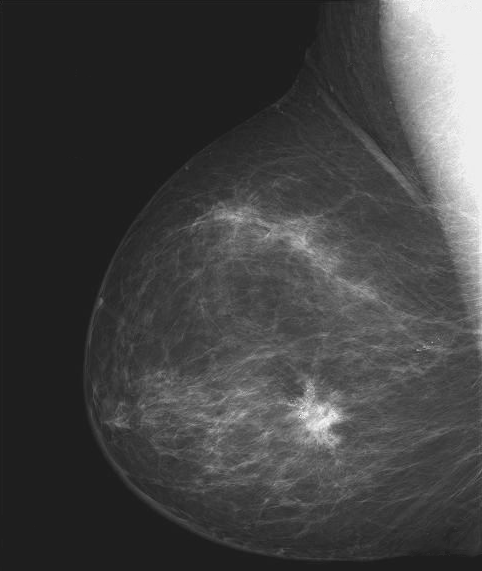
#> input picture Chapter3/img/Fig0304(a)(breast_digital_Xray).tif, 482 x 571 px
$ jupyter execute --allow-errors test.ipynb
#> lines starting #> are read from the running program, lines starting #| are printed output that depends on the picture; after the words box and inside, x2 and y2 are one past the last pixel; in counts of white or black regions, pixels touching at a corner belong together
[cell 1]
import cv2
import numpy as np
import math
import matplotlib.pyplot as plt

[cell 2]
# [6 lines left out: function img_norm, not called in this run]

[cell 3]
def img_trans_reverse(img):
    return 255 - img

[cell 4]
def rgbtransgray(img):
    height, width, channels = img.shape
    img_gray = np.zeros((height, width))
    img_gray = np.round(img[:, :, 0] / 3 + img[:, :, 1] / 3 + img[:, :, 2] / 3)
    return np.clip(img_gray, 0, 255).astype('uint8')

[cell 5]
def img_trans_log(img, c):
    height, width, channels = img.shape
    img_log = np.zeros((height, width))
    img_log = c * np.log10(1 + img)
    return np.clip(np.round(img_log), 0, 255).astype('uint8')

[cell 6]
def img_trans_gamma(img, c, gamma):
    height, width, channels = img.shape
    gamma_img = np.zeros((height, width, channels))
    gamma_img = c * (img ** gamma)
    min_val = gamma_img.min()
    max_val = gamma_img.max()
    gamma_img = (gamma_img - min_val) / (max_val - min_val) * 255
    return np.clip(np.round(gamma_img), 0, 255).astype('uint8')

[cell 7]
img = cv2.imread('../img/Fig0304(a)(breast_digital_Xray).tif')
#> img is the input picture: shape (571, 482, 3); min 21, max 255, mean 66.7
img1 = cv2.imread('../img/Fig0305(a)(DFT_no_log).tif')
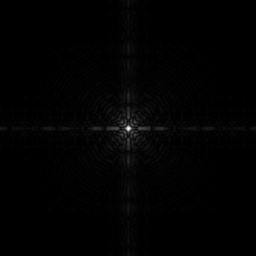
#> input picture Chapter3/img/Fig0305(a)(DFT_no_log).tif, 256 x 256 px
#> img1 is the input picture: shape (256, 256, 3); min 0, max 255, mean 2.1
grey_img = rgbtransgray(img)
reversed_img = img_trans_reverse(grey_img)
log_img = img_trans_log(img1, 1)
#> in img_trans_log, `img_log = c * np.log10(1 + img)`: img_log: shape (256, 256, 3) float16; 0% of the values are NaN or infinite; the others: min 0, max 2.36, mean 0.243

[cell 8]
cv2.imshow("img", img)
cv2.imshow("grey_img", grey_img)
cv2.imshow("reversed_img", reversed_img)
cv2.imshow("log_img", log_img)
cv2.waitKey(0)
cv2.destroyAllWindows()

[cell 9]
img2 = cv2.imread('../img/Fig0308(a)(fractured_spine).tif')
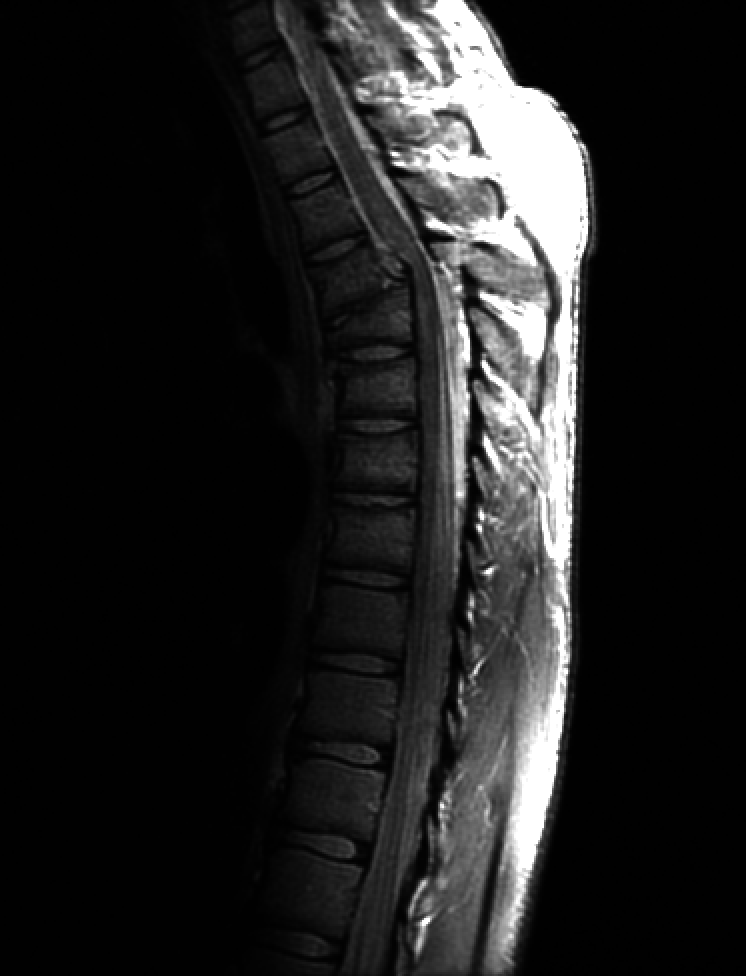
#> input picture Origin-Images-of-Digital-Image-Process-master/Digital_Image_Processing_3rd/DIP3E_Original_Images_CH03/Fig0308(a)(fractured_spine).tif, 746 x 976 px, found by its file name
#> img2 is the input picture: shape (976, 746, 3); min 0, max 255, mean 32.6
gamma_img_1 = img_trans_gamma(img2, 1, 0.6)
#> in img_trans_gamma, `min_val = gamma_img.min()`: min_val = 0
#> in img_trans_gamma, `max_val = gamma_img.max()`: max_val = 27.79
gamma_img_2 = img_trans_gamma(img2, 1, 0.4)
gamma_img_3 = img_trans_gamma(img2, 1, 0.3)
img3 = cv2.imread('../img/Fig0309(a)(washed_out_aerial_image).tif')
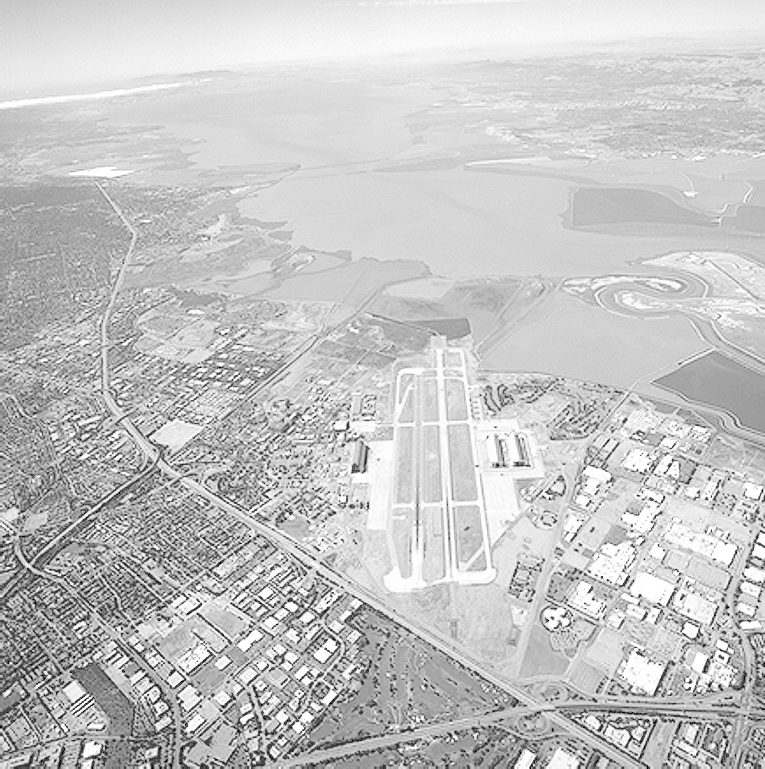
#> input picture Chapter3/img/Fig0309(a)(washed_out_aerial_image).tif, 765 x 769 px
#> img3 is the input picture: shape (769, 765, 3); min 0, max 255, mean 197.1
gamma_img_4 = img_trans_gamma(img3, 1, 3.0)
gamma_img_5 = img_trans_gamma(img3, 1, 4.0)
gamma_img_6 = img_trans_gamma(img3, 1, 5.0)
#> in img_trans_gamma (call 6), `gamma_img = c * (img ** gamma)`:
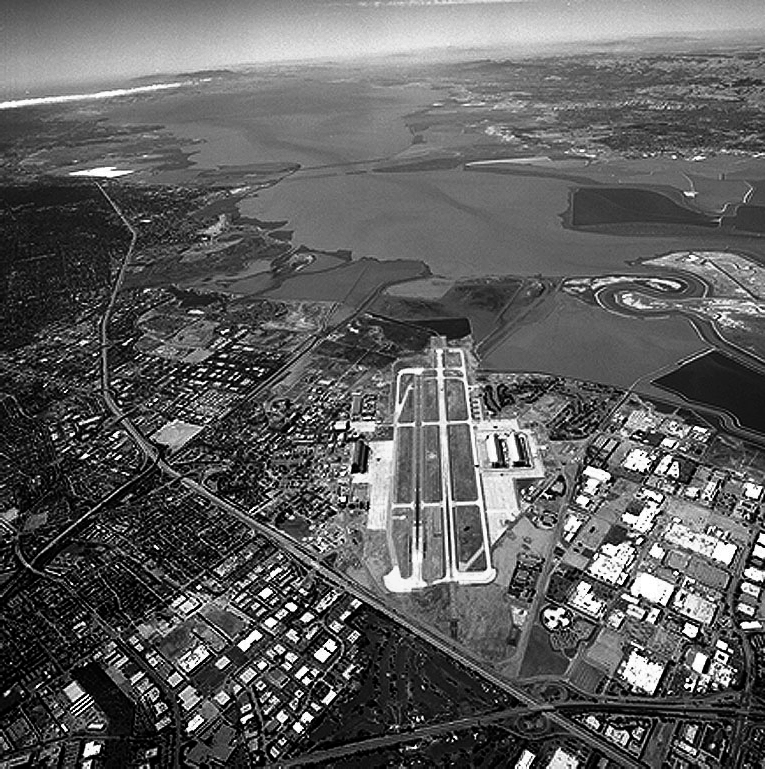
#> gamma_img: shape (769, 765, 3) float64; min 0, max 1.08e+12, mean 4e+11; drawn with min black and max white
#> in img_trans_gamma (call 6), `max_val = gamma_img.max()`: max_val = 1.08e+12

[cell 10]
cv2.imshow("img2", img2)
cv2.imshow("gamma_img_1", gamma_img_1)
cv2.imshow("gamma_img_2", gamma_img_2)
cv2.imshow("gamma_img_3", gamma_img_3)
cv2.waitKey(0)
cv2.destroyAllWindows()

[cell 11]
cv2.imshow("img3", img3)
cv2.imshow("gamma_img_4", gamma_img_4)
cv2.imshow("gamma_img_5", gamma_img_5)
cv2.imshow("gamma_img_6", gamma_img_6)
cv2.waitKey(0)
cv2.destroyAllWindows()

[cell 12]
def img_trans_strech(img, r1, s1, r2, s2):
    height, width, channels = img.shape
    strech_img = np.zeros((height, width, channels))
    mask1 = img < r1
    mask2 = (img >= r1) & (img <= r2)
    mask3 = img > r2
    strech_img[mask1] = img[mask1].astype('float64') * s1 / r1
    strech_img[mask2] = (img[mask2].astype('float64') - r1) * (s2 - s1) / (r2 - r1) + s1
    strech_img[mask3] = (img[mask3].astype('float64') - r2) * (255 - s2) / (255 - r2) + s2
    return np.clip(np.round(strech_img), 0, 255).astype('uint8')

[cell 13]
img4 = cv2.imread('../img/Fig0310(b)(washed_out_pollen_image).tif')
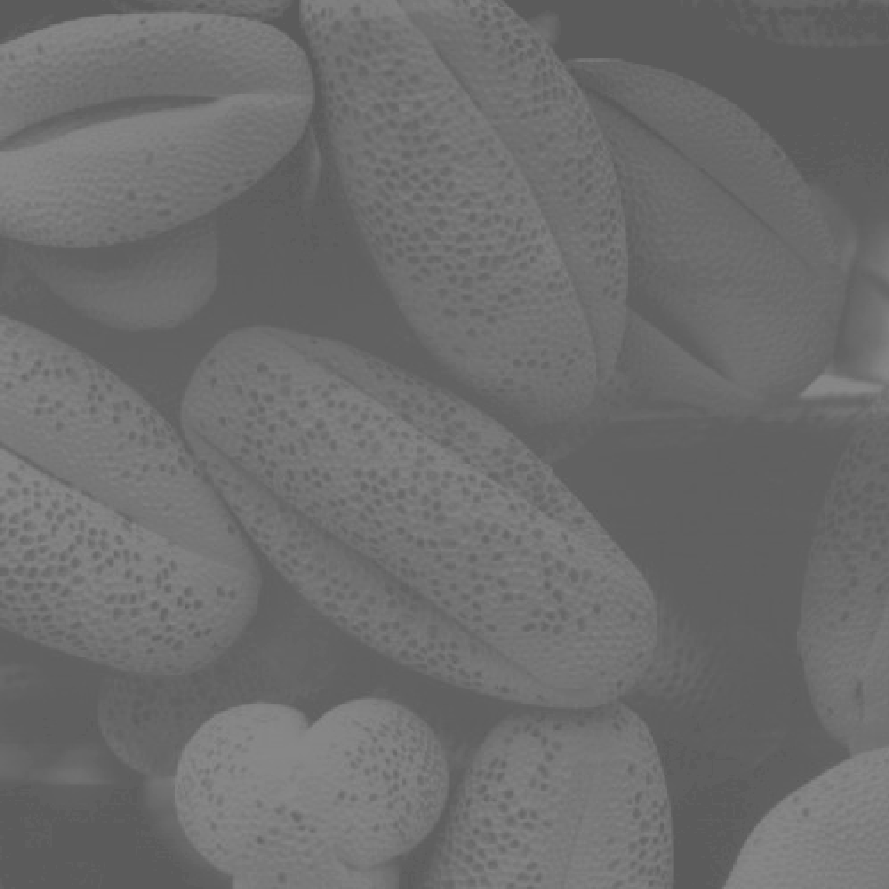
#> input picture Chapter3/img/Fig0310(b)(washed_out_pollen_image).tif, 889 x 889 px
#> img4 is the input picture: shape (889, 889, 3); min 91, max 138, mean 109.1
strech_img_1 = img_trans_strech(img4, img4.min(), 0, img4.max(), 255)
#> in img_trans_strech, `mask1 = img < r1`: mask1: shape (889, 889, 3) bool; every value is 0
#> in img_trans_strech, `mask2 = (img >= r1) & (img <= r2)`: mask2: shape (889, 889, 3) bool; every value is 1
#> in img_trans_strech, `strech_img[mask1] = img[mask1].astype('float64') * s1 / r1`: strech_img: shape (889, 889, 3) float64; every value is 0
strech_img_2 = img_trans_strech(img4, np.mean(img4), 0, np.mean(img4), 255)
#> call 2 of img_trans_strech, with r1 = 109.1, s1 = 0, r2 = 109.1, s2 = 255
#> in img_trans_strech (call 2), `mask1 = img < r1`:
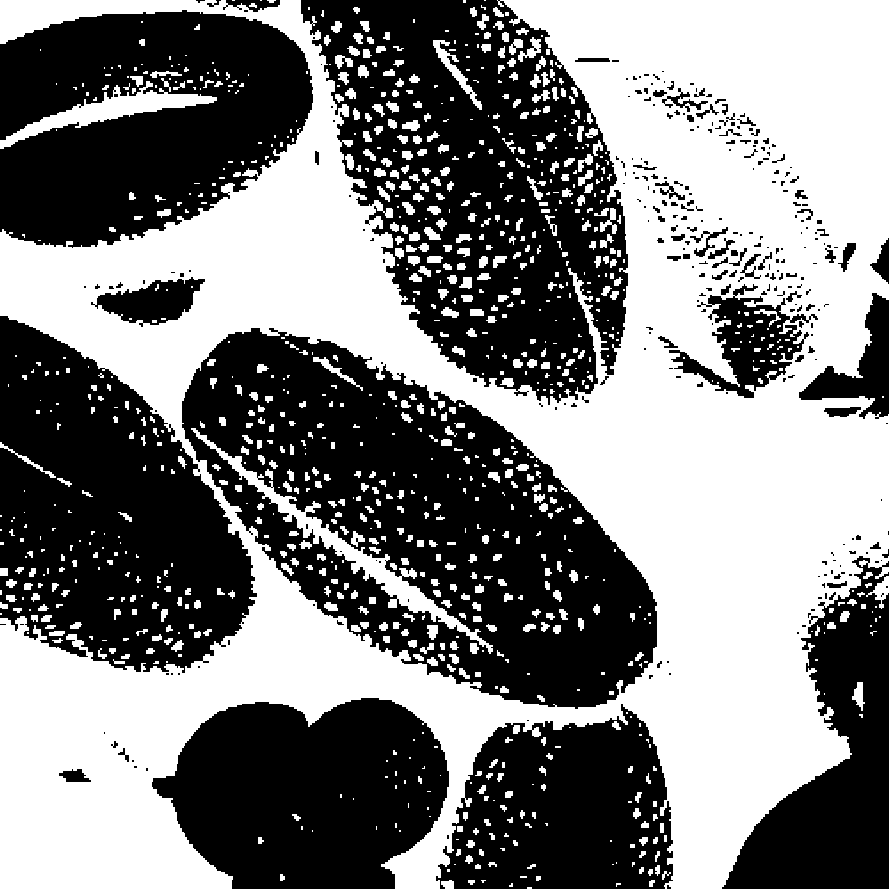
#> mask1: shape (889, 889, 3) bool; 49.5% white; 1035 white regions (463 under 20 px), largest, box (x1, y1, x2, y2) and area: (0, 0, 889, 889) 350866, (191, 428, 493, 654) 5032, (0, 81, 217, 149) 3471

[cell 14]
cv2.imshow("img4", img4)
cv2.imshow("strech_img_1", strech_img_1)
cv2.imshow("strech_img_2", strech_img_2)
cv2.waitKey(0)
cv2.destroyAllWindows()

[cell 15]
def img_trans_greylevel(img, l, r, val, type=0):
    height, width, channels = img.shape
    new_img = np.zeros((height, width, channels))
    new_img[(img >= l) & (img <= r)] = val
    if type == 1:
        new_img[(img < l) | (img > r)] = img[(img < l) | (img > r)]
    return new_img.astype('uint8')

[cell 16]
img5 = cv2.imread('../img/Fig0312(a)(kidney).tif')
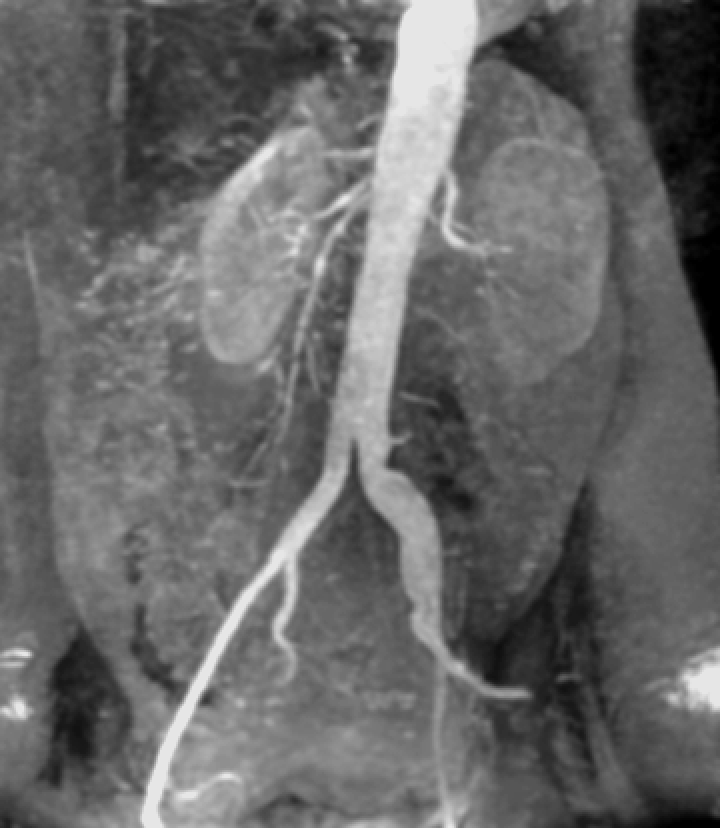
#> input picture Chapter3/img/Fig0312(a)(kidney).tif, 720 x 828 px
#> img5 is the input picture: shape (828, 720, 3); min 0, max 230, mean 103.5
greylevel_img_1 = img_trans_greylevel(img5, 150, 255, 255, 0)
#> greylevel_img_1: shape (828, 720, 3); 12.1% white; 54 white regions (18 under 20 px), largest, box (x1, y1, x2, y2) and area: (128, 0, 492, 828) 65540, (678, 648, 720, 712) 1892, (424, 772, 468, 828) 1016
greylevel_img_2 = img_trans_greylevel(img5, 65, 150, 0, 1)
#> call 2 of img_trans_greylevel, with l = 65, r = 150, val = 0, type = 1
#> in img_trans_greylevel (call 2), `new_img[(img < l) | (img > r)] = img[(img < l) | (img > r)]`:
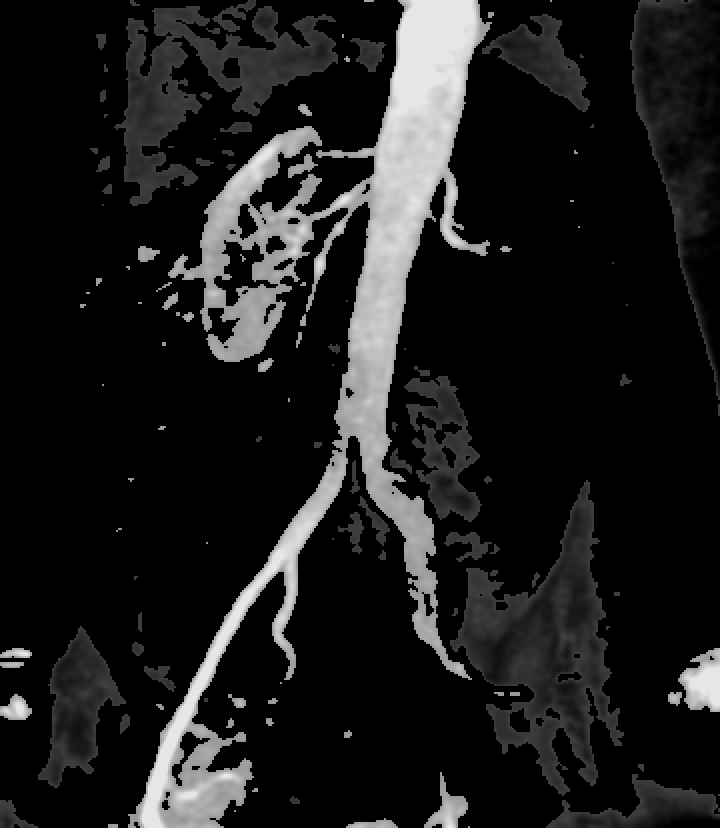
#> new_img: shape (828, 720, 3) float64; min 0, max 230, mean 28.4

[cell 17]
cv2.imshow("img5", img5)
cv2.imshow("greylevel_img_1", greylevel_img_1)
cv2.imshow("greylevel_img_2", greylevel_img_2)
cv2.waitKey(0)
cv2.destroyAllWindows()

[cell 18]
def img_trans_bitplane(img):
    planes = []
    for i in range(8):
        plane = img % 2
        plane[plane > 0] = 255
        img = img >> 1
        planes.append(plane)
    return planes

[cell 19]
img6 = cv2.imread('../img/Fig0314(a)(100-dollars).tif')
#> (the rest of this cell did not finish here and is left out)

[cell 20]
cv2.imshow("img6", img6)
#> (the rest of this cell did not finish here and is left out)

#> (a cell that did not finish here is left out)

[cell 22]
# [7 lines left out: function hist_equal, not called in this run]

[cell 23]
# [35 lines left out: function hist_adaptive_equal, not called in this run]

[cell 24]
img7 = cv2.imread('../img/Fig0327(a)(tungsten_original).tif')
#> (the rest of this cell did not finish here and is left out)

[cell 25]
cv2.imshow("img7", img7)
#> (the rest of this cell did not finish here and is left out)

[cell 26]
plt.figure(figsize=(60, 20))
plt.subplot(1, 3, 1)
#> (the rest of this cell did not finish here and is left out)

[cell 27]
def average_filter(img, kernel_size):
    height, width, channels = img.shape
    padding = int((kernel_size - 1) / 2)
    new_img = np.zeros((height, width, channels))
    pad_img = np.zeros((height + 2 * padding, width + 2 * padding, channels))
    pad_img[padding: padding + height, padding: padding + width, :] = img
    filter = np.ones((kernel_size, kernel_size)) / (kernel_size ** 2)
    for i in range(height):
        for j in range(width):
            for k in range(channels):
                new_img[i, j, k] = np.sum(filter * pad_img[i: i + kernel_size, j: j + kernel_size, k])
    return np.clip(np.round(new_img), 0, 255).astype('uint8')

[cell 28]
img8 = cv2.imread('../img/Fig0333(a)(test_pattern_blurring_orig).tif')
#> (the rest of this cell did not finish here and is left out)

[cell 29]
cv2.imshow("img8", img8)
#> (the rest of this cell did not finish here and is left out)

[cell 30]
def median_filter(img, kernel_size):
    height, width, channels = img.shape
    padding = int((kernel_size - 1) / 2)
    new_img = np.zeros((height, width, channels))
    pad_img = np.zeros((height + 2 * padding, width + 2 * padding, channels))
    pad_img[padding: padding + height, padding: padding + width, :] = img
    for i in range(height):
        for j in range(width):
            for k in range(channels):
                new_img[i, j, k] = np.median(pad_img[i: i + kernel_size, j: j + kernel_size, k])
    return np.clip(np.round(new_img), 0, 255).astype('uint8')

[cell 31]
img9 = cv2.imread('../img/Fig0335(a)(ckt_board_saltpep_prob_pt05).tif')
#> (the rest of this cell did not finish here and is left out)

[cell 32]
cv2.imshow("img9", img9)
#> (the rest of this cell did not finish here and is left out)

[cell 33]
def Laplace_filter(img, type):
    height, width, channels = img.shape
    padding = 1
    new_img = img.copy().astype('float64')
    pad_img = np.zeros((height + 2 * padding, width + 2 * padding, channels))
    pad_img[padding: padding + height, padding: padding + width, :] = img
    if type == 1:
        filter = [[0, -1, 0], [-1, 4, -1], [0, -1, 0]]
    elif type == 2:
        filter = [[-1, -1, -1], [-1, 8, -1], [-1, -1, -1]]
    for i in range(height):
        for j in range(width):
            for k in range(channels):
                new_img[i, j, k] += np.sum(filter * pad_img[i: i + 3, j: j + 3, k])
    return np.clip(np.round(new_img), 0, 255).astype('uint8')

[cell 34]
img10 = cv2.imread('../img/Fig0338(az)(blurry_moon).tif')
#> (the rest of this cell did not finish here and is left out)

[cell 35]
cv2.imshow("img10", img10)
#> (the rest of this cell did not finish here and is left out)

[cell 36]
def unsharp_masking(img, k):
    blur_img = average_filter(img, 3)
